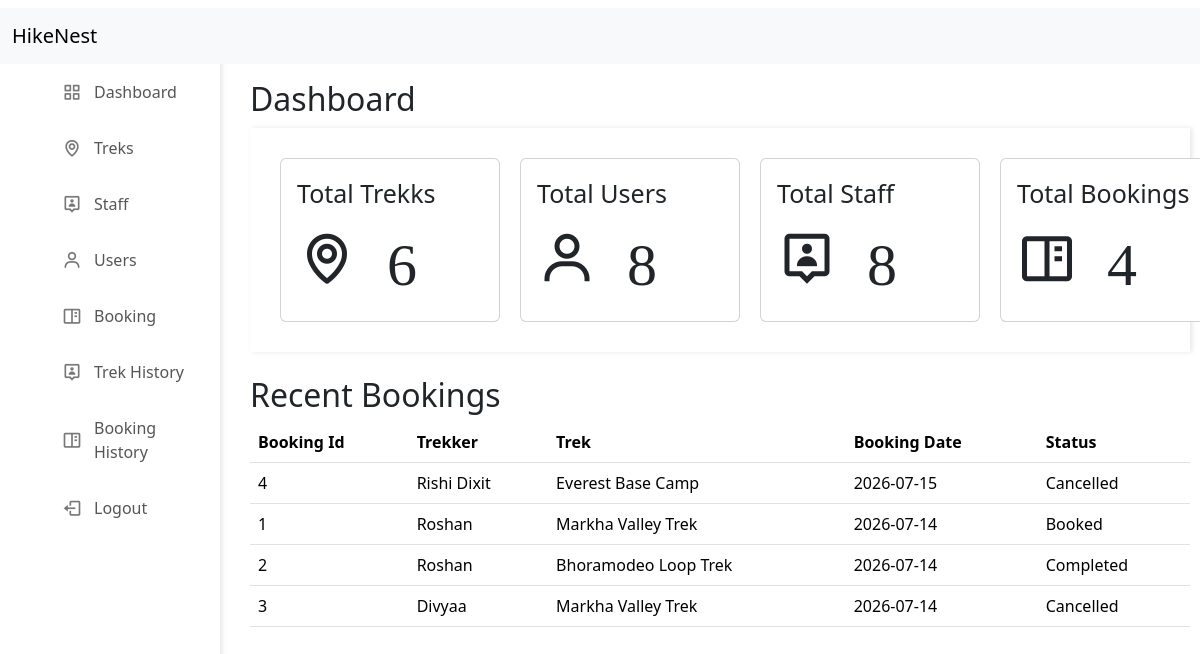
Page /admin_dashboard on the committed database.
### application/models.py (models this page shows)
class Booking(db.Model):
    __tablename__ = 'booking'
    id = db.Column(db.Integer(), primary_key = True, autoincrement = True)
    user_id = db.Column(db.Integer(), db.ForeignKey('user.id'),  nullable = False)
    trek_id = db.Column(db.Integer(), db.ForeignKey('trek.id'),  nullable = False)
    booking_date = db.Column(db.Date(),  nullable = False, default=date.today)
    status = db.Column(db.String(),  nullable = False, default= "Booked")

class User(db.Model):
    __tablename__ = 'user'
    id = db.Column(db.Integer(), primary_key = True, autoincrement = True)
    name = db.Column(db.String(),  nullable = False)
    email = db.Column(db.String(), unique = True, nullable = False)
    phone = db.Column(db.String(10), unique = True, nullable = False)
    password = db.Column(db.String(), nullable = False)
    status = db.Column(db.String(),  nullable = False, default= "Approved")
    bookings = db.relationship("Booking", backref = "user")

class Trek(db.Model):
    __tablename__ = 'trek'
    id = db.Column(db.Integer(), primary_key = True, autoincrement = True)
    trek_name = db.Column(db.String(),  nullable = False)
    location = db.Column(db.String(),  nullable = False)
    difficulty = db.Column(db.String(),  nullable = False)
    duration = db.Column(db.String(),  nullable = False)
    available_slots = db.Column(db.Integer(),  nullable = False)
    assigned_staff_id = db.Column(db.Integer(), db.ForeignKey('staff.id'),  nullable = False)
    start_date = db.Column(db.Date(),  nullable = False)
    end_date = db.Column(db.Date(),  nullable = False)
    status = db.Column(db.String(),  nullable = False)
    description = db.Column(db.String(),  nullable = False)
    bookings = db.relationship("Booking", backref = "trek")

### application/controllers.py (the view)
@app.route("/admin_dashboard")
def admin_dashboard():
    this_user = User.query.filter_by(email ='admin@user.com').first()
    bookings = Booking.query.order_by(Booking.booking_date.desc()).limit(5).all()
    total_treks = len(Trek.query.all())
    total_users = len(User.query.filter_by(status = "Approved").all())
    total_staffs = len(Staff.query.all())
    total_bookings = len(Booking.query.all())
    return render_template("admin_dashboard.html",this_user = this_user,bookings = bookings,total_treks = total_treks, total_users = total_users, total_staffs = total_staffs, total_bookings = total_bookings)

### templates/admin_dashboard.html (shortened to what this page needs)
<!DOCTYPE html>
<html>
    <head>
        <link rel="stylesheet" href="/static/dashboard.css">
        <link href="https://cdn.jsdelivr.net/npm/bootstrap@5.3.8/dist/css/bootstrap.min.css" rel="stylesheet">
        <link rel="stylesheet" href="https://cdn.jsdelivr.net/npm/boxicons@latest/css/boxicons.min.css">
    </head>
    <body>
        <div class="sidebar">
            <ul class="nav-links">
                <li><a href="/admin_dashboard"><i class="bx bx-grid-alt"></i> Dashboard</a></li>
                <li><a href="/admin_trek"><i class="bx bx-map"></i> Treks</a></li>
                <li><a href="/admin_staff_active"><i class="bx bx-user-pin"></i> Staff</a></li>
                <li><a href="/admin_users_active"><i class="bx bx-user"></i> Users</a></li>
                <li><a href="/admin_bookings"><i class="bx bx-book-content"></i> Booking</a></li>
                <li><a href="/admin_trek_history"><i class="bx bx-user-pin"></i> Trek History</a></li>
                <li><a href="/admin_booking_history"><i class="bx bx-book-content"></i> Booking History</a></li>
                <li><a href="/logout" class="logout"><i class="bx bx-log-out"></i> Logout</a></li>
            </ul>
        </div>
        <div class="navbar" style = "position : fixed;">
            <nav class="navbar bg-body-tertiary" >
                <div class="container-fluid">
                    <a class="navbar-brand">HikeNest</a>
                </div>
            </nav>
        </div>
        <div class = "canvas" >
            <h2 >Dashboard</h2>
            <div class = "content" >
                <a href="/admin_trek">
                <div class="card" >
                    <div class="card-body">
                        <p class="card-text" >Total Trekks</p>
                        <i class="bx bx-map"><p>{{total_treks}}</p></i>
                    </div>
                </div>
                </a>
                <a href="/admin_users_active">
                <div class="card" >
                    <div class="card-body">
                        <p class="card-text">Total Users</p>
                        <i class="bx bx-user"><p>{{total_users}}</p></i>
                    </div>
                </div>
                </a>
                <a href="/admin_staff_active">
                <div class="card" >
                    <div class="card-body">
                        <p class="card-text">Total Staff</p>
                        <i class="bx bx-user-pin"><p>{{total_staffs}}</p></i>
                    </div>
                </div>
                </a>
                <a href="/admin_bookings">
                <div class="card" >
                    <div class="card-body">
                        <p class="card-text">Total Bookings</p>
                        <i class="bx bx-book-content"><p>{{total_bookings}}</p></i>
                    </div>
                </div>
                </a>
            </div><br>
            <h2>Recent Bookings</h2>
            <div class = "table">
                <table class="table table-hover" >
                    <thead>
                        <tr>
                            <th scope="row">Booking Id</th>
                            <th scope="row">Trekker</th>
                            <th scope="row">Trek</th>
                            <th scope="row">Booking Date</th>
                            <th scope="row">Status</th>
                        </tr>
                    </thead>
                    <tbody>
                        {% if bookings %}
                            {% for booking in bookings %}
                            <tr>
                                <td>{{booking.id}}</td>
                                <td>{{booking.user.name}}</td>
                                <td>{{booking.trek.trek_name}}</td>
                                <td>{{booking.booking_date}}</td>
                                <td>{{booking.status}}</td>
                            </tr>
                            {% endfor %}
                        {% else %}
                        <tr>
                            <td colspan="9" class="text-center">
                                There is no data.
                            </td>
                        </tr>
                        {% endif %}
                    </tbody>
                </table>
            </div>
        </div>
    </body>
</html>

### static/dashboard.css (style rules this page uses)
* { margin: 0; padding: 0; box-sizing: border-box; }
body { background-color: #f4f5f7; }
.sidebar { margin-top: 50px; position: fixed; top: 0; left: 0; height: 100%; width: 220px; background-color: #ffffff; box-shadow: 2px 0px 5px rgba(0,0,0,0.1); padding: 20px; }
.nav-links { list-style: none; }
.nav-links li { margin-bottom: 12px; }
.nav-links li a { display: flex; align-items: center; text-decoration: none; color: #555555; font-size: 16px; padding: 10px; border-radius: 6px; }
.nav-links li a i { font-size: 20px; margin-right: 12px; color: #777777; }
.navbar { top: 0; margin-top: 0px; width: 100%; position:fixed; text-decoration: none; }
.canvas { overflow: auto; margin-left: 240px; margin-top: 70px; margin-right: 20px; padding: 10px; width:calc(100% - 240px); height:calc(100vh - 70px); }
.content { font-size: 25px; padding: 30px; gap: 20px; width: 100%; margin-top: 10px; text-decoration: none; display: flex; width: 100%; box-shadow: 2px 0px 5px rgba(0,0,0,0.1); }
.card { width:100%; }
.content a { text-decoration: none; flex:1; min-width:220px; max-width:320px; }
.content a i { display: flex; gap: 30px; font-size: 60px; }

### rows in the picture
Booking: id "4", user.name "Rishi Dixit", trek.trek_name "Everest Base Camp", booking_date "2026-07-15", status "Cancelled"
Booking: id "1", user.name "Roshan", trek.trek_name "Markha Valley Trek", booking_date "2026-07-14", status "Booked"
Booking: id "2", user.name "Roshan", trek.trek_name "Bhoramodeo Loop Trek", booking_date "2026-07-14", status "Completed"
Booking: id "3", user.name "Divyaa", trek.trek_name "Markha Valley Trek", booking_date "2026-07-14", status "Cancelled"

### other values in the picture
{{ total_treks }} "6"
{{ total_users }} "8"
{{ total_staffs }} "8"
{{ total_bookings }} "4"
